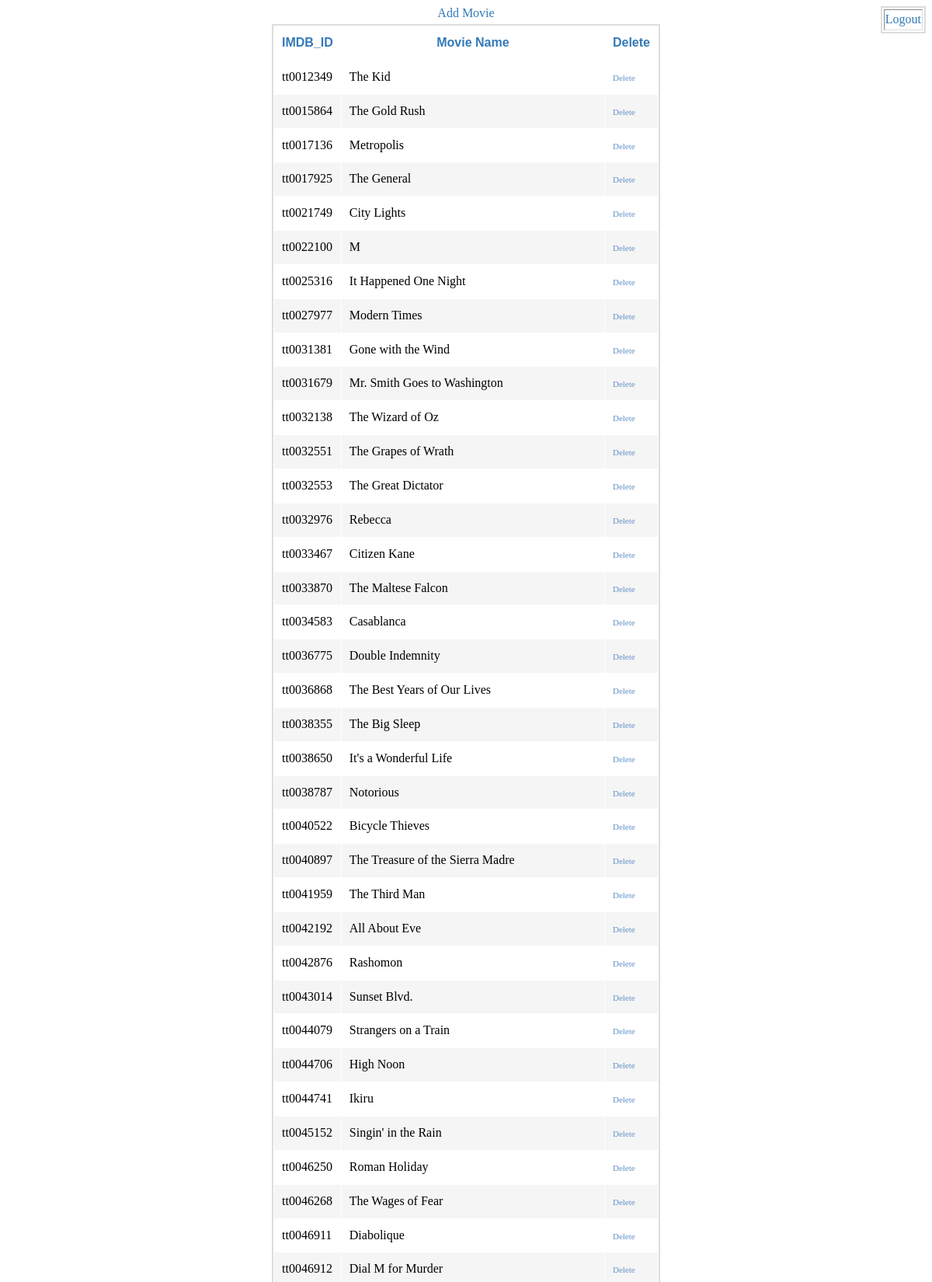
/listMovie.php (upper part), run on the app's committed database.
### tables this page shows
CREATE TABLE `movies` (
  `plot` text NOT NULL,
  `rated` char(3) NOT NULL,
  `language` varchar(50) NOT NULL,
  `title` varchar(100) NOT NULL,
  `country` varchar(20) NOT NULL,
  `writer` varchar(150) NOT NULL,
  `year` year(4) NOT NULL,
  `metascore` tinyint(4) NOT NULL,
  `imdb_id` char(9) NOT NULL,
  `released` date NOT NULL,
  `imdb_rating` decimal(10,0) NOT NULL,
  `awards` varchar(200) NOT NULL,
  `poster` text NOT NULL,
  `actors` varchar(200) NOT NULL,
  `runtime` varchar(10) NOT NULL,
  `type` varchar(10) NOT NULL,
  `response` tinyint(1) NOT NULL,
  `imdb_votes` int(20) DEFAULT NULL,
  PRIMARY KEY (`imdb_id`)
);

### listMovie.php (the view, shortened to what this page needs)
<?php
	include 'settings.php';
	$sql = "SELECT * FROM movies";
 	$result = mysqli_query($conn,$sql);
?>
<!DOCTYPE html>
<html>
<head>
	<link rel="stylesheet" href="style.css" type="text/css" />
</head>
<body>
<div id="logout">
	<table align="right" border="1">
		<tr>
			<td><center><a href="logout.php?logout">Logout</a></center></td>
		</tr>
	</table>
<center>
<form name="list" method="post" action="">
	<div style="width:500px;">
	<center>
	<div align="centre" style="padding-bottom:5px;"><a href="addMovie.php">Add Movie</a></div>
	</center>
	<table border="0" cellpadding="10" cellspacing="1" width="500">
		<thead>
			<th>IMDB_ID</th>
			<th>Movie Name</th>
			<th>Delete</th>
		</thead>
<?php
		while($row = mysqli_fetch_array($result,MYSQLI_ASSOC)){
?>
		<tr>
			<td><?php echo $row["imdb_id"]; ?></td>
			<td><?php echo $row["title"]; ?></td>
			<td><a href="deleteMovie.php?imdb_id=<?php echo $row["imdb_id"]; ?>"  class="link">Delete</a></td></td>
		</tr>
<?php
		}
?>
	</table>
</form>
</center>
</body>
</html>

### style.css (style rules this page uses)
th { color: #337ab7; font-family: Arial; }
a { color: #337ab7; text-decoration: none; background-color: transparent; }
table { border: 2px solid #ddd; line-height: 1.42857143; }
table td { word-wrap: break-word; max-width: 650px; }
table tr:nth-child(even) td { background-color: #f5f5f5; }
table tr:nth-child(odd) td { background-color: #fff; }
.link { text-decoration:none; color:#5e8fc7; font-size:11px; }

### data on the page
movies: imdb_id "tt0012349", title "The Kid"
movies: imdb_id "tt0015864", title "The Gold Rush"
movies: imdb_id "tt0017136", title "Metropolis"
movies: imdb_id "tt0017925", title "The General"
movies: imdb_id "tt0021749", title "City Lights"
movies: imdb_id "tt0022100", title "M"
movies: imdb_id "tt0025316", title "It Happened One Night"
movies: imdb_id "tt0027977", title "Modern Times"
movies: imdb_id "tt0031381", title "Gone with the Wind"
movies: imdb_id "tt0031679", title "Mr. Smith Goes to Washington"
movies: imdb_id "tt0032138", title "The Wizard of Oz"
movies: imdb_id "tt0032551", title "The Grapes of Wrath"
movies: imdb_id "tt0032553", title "The Great Dictator"
movies: imdb_id "tt0032976", title "Rebecca"
movies: imdb_id "tt0033467", title "Citizen Kane"
movies: imdb_id "tt0033870", title "The Maltese Falcon"
movies: imdb_id "tt0034583", title "Casablanca"
movies: imdb_id "tt0036775", title "Double Indemnity"
movies: imdb_id "tt0036868", title "The Best Years of Our Lives"
movies: imdb_id "tt0038355", title "The Big Sleep"
movies: imdb_id "tt0038650", title "It's a Wonderful Life"
movies: imdb_id "tt0038787", title "Notorious"
movies: imdb_id "tt0040522", title "Bicycle Thieves"
movies: imdb_id "tt0040897", title "The Treasure of the Sierra Madre"
movies: imdb_id "tt0041959", title "The Third Man"
movies: imdb_id "tt0042192", title "All About Eve"
movies: imdb_id "tt0042876", title "Rashomon"
movies: imdb_id "tt0043014", title "Sunset Blvd."
movies: imdb_id "tt0044079", title "Strangers on a Train"
movies: imdb_id "tt0044706", title "High Noon"
movies: imdb_id "tt0044741", title "Ikiru"
movies: imdb_id "tt0045152", title "Singin' in the Rain"
movies: imdb_id "tt0046250", title "Roman Holiday"
movies: imdb_id "tt0046268", title "The Wages of Fear"
movies: imdb_id "tt0046911", title "Diabolique"
movies: imdb_id "tt0046912", title "Dial M for Murder"
